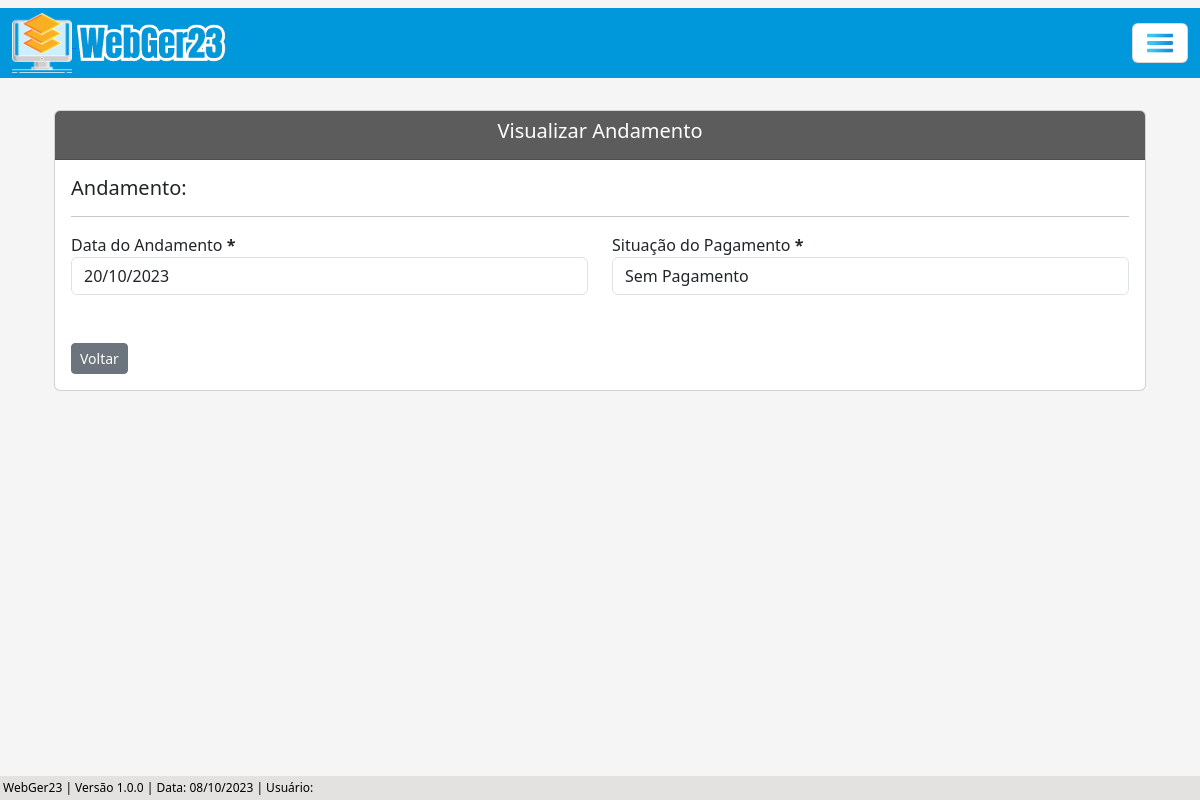
The page /visualizar/andamento-adm/1/ on the database as committed earlier.
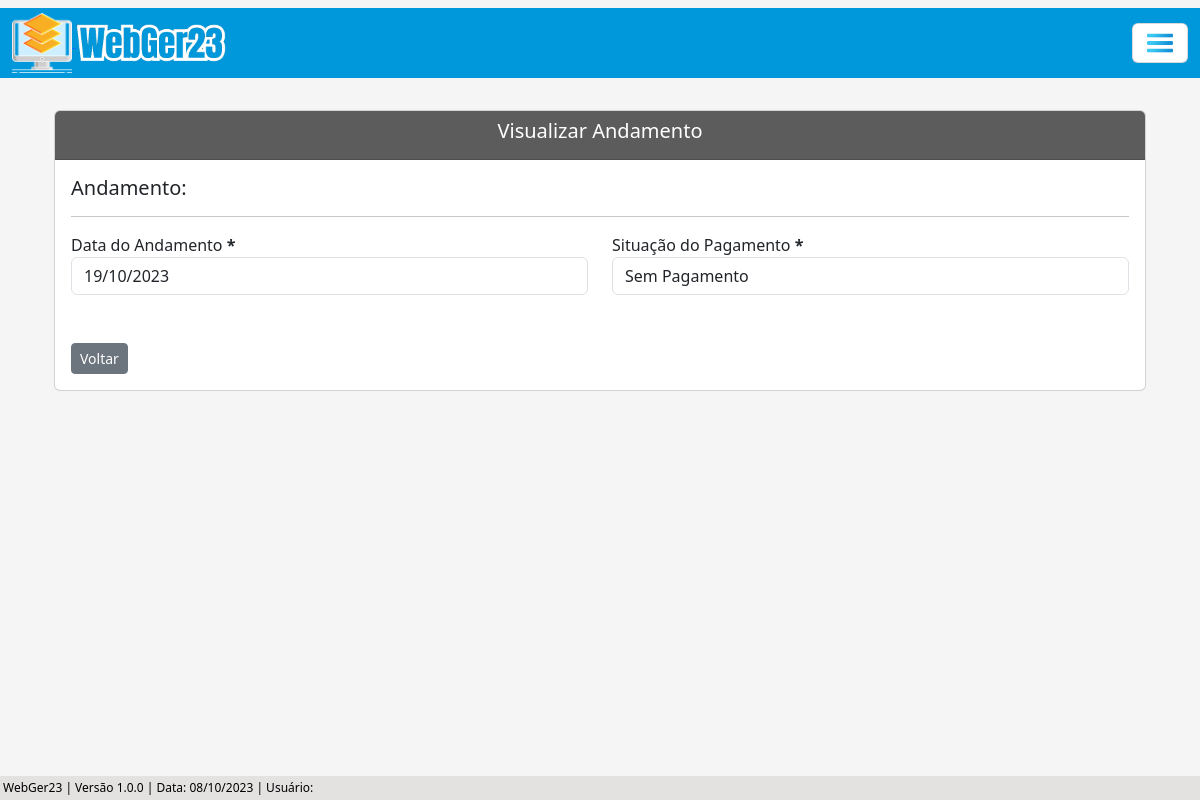
The same page on the database as committed later.
### processo/models.py (models this page shows, shortened)
class Base(models.Model): # Classe base, será herdada pelas outras classes
    data_criacao = models.DateTimeField('data_criação', auto_now_add=True)
    usuario_criador = models.ForeignKey(get_user_model(), verbose_name='Usuário Criador', on_delete=models.SET_NULL, null=True)
    data_alteracao = models.DateTimeField('Alterado', auto_now=True)
    ativo = models.BooleanField('Ativo?', default=True)
    class Meta:
        abstract = True

class AndamentoAdm(Base):
    situacao = (
        ('Sem Pagamento', 'Sem Pagamento'), ('Com Pagamento', 'Com Pagamento'),
    )
    processo = models.ForeignKey(ProcessoAdm, on_delete=models.CASCADE) # Relacionamento 'One to Many' (um para muitos)
    data_andamento = models.DateField(verbose_name='Data do Andamento')
    tipo_andamento = models.ForeignKey(TipoAndamentoAdm, on_delete=models.CASCADE)
    situacao_pagamento = models.CharField(max_length=100, choices=situacao, blank=True, null=True)
    valor_pago = models.CharField(max_length=14, blank=True, null=True)
    data_prazo = models.DateField(blank=True, null=True)
    funcionario = models.CharField(max_length=50, blank=True, null=True)
    data_recebimento = models.DateField(blank=True, null=True)
    complemento = models.CharField(max_length=150, blank=True, null=True)
    arquivo = models.FileField(upload_to='Arquivo/', verbose_name='Arquivo', blank=True)

### processo/views.py (the view)
# urls.py: path('visualizar/andamento-adm/<int:pk>/', AndamentoAdmView.as_view(), name='andamento-adm-view'),
class AndamentoAdmView(TemplateView):
    template_name ='processos/views/andamento_adm_view.html'
    def get_voltar(self, processo_pk):
        return reverse('andamento-adm-list-update', args=[processo_pk])
    def get_context_data(self, **kwargs):
        context = super().get_context_data(**kwargs)
        andamento_pk = self.kwargs.get('pk') # Pega a PK do andamento ao fazer o update através da URL
        andamento = AndamentoAdm.objects.get(pk=andamento_pk) # Busca o andamento através da PK do andamento
        processo_pk = andamento.processo_id # Busca a PK do processo através do andamento (processo_id é a ForeignKey entre o processo administrativo e o andamento)
        context['voltar'] = self.get_voltar(processo_pk)
        context['dados_andamento'] = AndamentoAdm.objects.filter(pk=andamento_pk) # Filtra os dados do andamento através da pk, para conseguir iterar com os dados do andamento
        return context

### processo/templates/processos/views/andamento_adm_view.html (shortened to what this page needs)
{% extends 'index.html' %}
{% load static %}
{% load widget_tweaks %}
{% block conteudo %}
    <div class="container p-4">
        <div class="card">
            <div class="card-header text-white" style="background-color: #5c5c5c;">
                <h5 style="text-align: center;">Visualizar Andamento</h5>
            </div>
            <div class="card-body">
                {% for atributo in dados_andamento %}
                    <h5>Andamento: {{ atributo.andamento }}</h5>
                    <hr>
                    <div class="row">
                            {% if atributo.data_andamento %}
                                <div class="col">
                                    <label for="data_andamento">Data do Andamento <b>*</b></label>
                                    <input type="text" class="form-control" value="{{ atributo.data_andamento|date:"d/m/Y" }}" readonly>
                                </div>
                            {% endif %}
                            {% if atributo.situacao_pagamento %}
                                <div class="col">
                                    <label for="situacao_pagamento">Situação do Pagamento <b>*</b></label>
                                    <input type="text" class="form-control" value="{{ atributo.situacao_pagamento }}" readonly>
                                </div>
                            {% endif %}
                        </div>
                        <br>
                        <br>
                        <div>
                        <a href="{{ voltar }}" class="btn btn-secondary btn-sm">Voltar</a>
                        </div>
                    </div>
                {% endfor %}
            </div>
        </div>
{% endblock %}

Rows that differ between the two databases and show on the page:
changed AndamentoAdm "Sem Pagamento": data_andamento "20/10/2023" → "19/10/2023"
